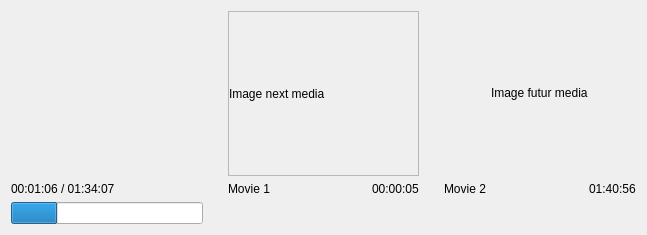
<?xml version="1.0" encoding="UTF-8"?>
<ui version="4.0">
 <class>PlayerTimelineWidget</class>
 <widget class="QWidget" name="PlayerTimelineWidget">
  <property name="geometry">
   <rect>
    <x>0</x>
    <y>0</y>
    <width>647</width>
    <height>235</height>
   </rect>
  </property>
  <property name="windowTitle">
   <string>Form</string>
  </property>
  <layout class="QGridLayout" name="gridLayout">
   <property name="horizontalSpacing">
    <number>25</number>
   </property>
   <item row="0" column="3" alignment="Qt::AlignHCenter|Qt::AlignVCenter">
    <widget class="QLabel" name="label_2">
     <property name="sizePolicy">
      <sizepolicy hsizetype="Ignored" vsizetype="Preferred">
       <horstretch>0</horstretch>
       <verstretch>0</verstretch>
      </sizepolicy>
     </property>
     <property name="text">
      <string>Image futur media</string>
     </property>
    </widget>
   </item>
   <item row="0" column="0">
    <widget class="VlcWidgetVideo" name="currentPlaybackVideo" native="true"/>
   </item>
   <item row="1" column="0">
    <widget class="QLabel" name="label_3">
     <property name="sizePolicy">
      <sizepolicy hsizetype="Ignored" vsizetype="Fixed">
       <horstretch>0</horstretch>
       <verstretch>0</verstretch>
      </sizepolicy>
     </property>
     <property name="text">
      <string>00:01:06 / 01:34:07</string>
     </property>
    </widget>
   </item>
   <item row="1" column="2" rowspan="2">
    <layout class="QHBoxLayout" name="horizontalLayout">
     <item alignment="Qt::AlignTop">
      <widget class="QLabel" name="label_5">
       <property name="sizePolicy">
        <sizepolicy hsizetype="Ignored" vsizetype="Preferred">
         <horstretch>0</horstretch>
         <verstretch>0</verstretch>
        </sizepolicy>
       </property>
       <property name="text">
        <string>Movie 1</string>
       </property>
      </widget>
     </item>
     <item alignment="Qt::AlignRight|Qt::AlignTop">
      <widget class="QLabel" name="label_4">
       <property name="sizePolicy">
        <sizepolicy hsizetype="Maximum" vsizetype="Preferred">
         <horstretch>0</horstretch>
         <verstretch>0</verstretch>
        </sizepolicy>
       </property>
       <property name="text">
        <string>00:00:05</string>
       </property>
      </widget>
     </item>
    </layout>
   </item>
   <item row="2" column="0">
    <widget class="QProgressBar" name="progressBar">
     <property name="sizePolicy">
      <sizepolicy hsizetype="Ignored" vsizetype="Fixed">
       <horstretch>0</horstretch>
       <verstretch>0</verstretch>
      </sizepolicy>
     </property>
     <property name="value">
      <number>24</number>
     </property>
     <property name="textVisible">
      <bool>false</bool>
     </property>
    </widget>
   </item>
   <item row="1" column="3" rowspan="2">
    <layout class="QHBoxLayout" name="horizontalLayout_2">
     <item alignment="Qt::AlignTop">
      <widget class="QLabel" name="label_7">
       <property name="sizePolicy">
        <sizepolicy hsizetype="Ignored" vsizetype="Preferred">
         <horstretch>0</horstretch>
         <verstretch>0</verstretch>
        </sizepolicy>
       </property>
       <property name="text">
        <string>Movie 2</string>
       </property>
      </widget>
     </item>
     <item alignment="Qt::AlignTop">
      <widget class="QLabel" name="label_6">
       <property name="sizePolicy">
        <sizepolicy hsizetype="Maximum" vsizetype="Preferred">
         <horstretch>0</horstretch>
         <verstretch>0</verstretch>
        </sizepolicy>
       </property>
       <property name="text">
        <string>01:40:56</string>
       </property>
      </widget>
     </item>
    </layout>
   </item>
   <item row="0" column="2">
    <widget class="QFrame" name="frame">
     <property name="frameShape">
      <enum>QFrame::StyledPanel</enum>
     </property>
     <property name="frameShadow">
      <enum>QFrame::Raised</enum>
     </property>
     <layout class="QHBoxLayout" name="horizontalLayout_3">
      <property name="margin">
       <number>0</number>
      </property>
      <item>
       <widget class="QLabel" name="label">
        <property name="sizePolicy">
         <sizepolicy hsizetype="Ignored" vsizetype="Preferred">
          <horstretch>0</horstretch>
          <verstretch>0</verstretch>
         </sizepolicy>
        </property>
        <property name="text">
         <string>Image next media</string>
        </property>
       </widget>
      </item>
     </layout>
    </widget>
   </item>
  </layout>
 </widget>
 <customwidgets>
  <customwidget>
   <class>VlcWidgetVideo</class>
   <extends>QWidget</extends>
   <header>vlcwidgetvideo.h</header>
   <container>1</container>
  </customwidget>
 </customwidgets>
 <resources/>
 <connections/>
</ui>
